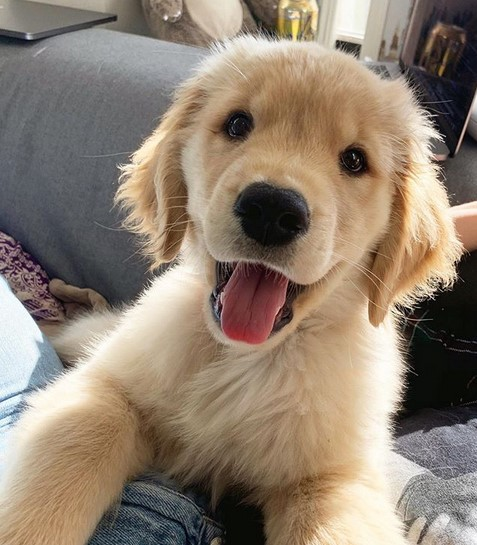
//> input picture Correlazione/cane.jpg, 477 x 545 px
$ ./corrconv cane.jpg   (built with g++ and OpenCV 4)
//> lines starting //> are read from the running program, lines starting //| are printed output that depends on the picture
#include <opencv2/opencv.hpp>
#include <cstdlib>
#include <iostream>

using namespace std;
using namespace cv;

Mat correlazione(Mat img, Mat mask);
Mat convoluzione(Mat img, Mat mask);
Mat laplaciano(Mat img, int angolo);
Mat sobel(Mat img);


Mat correlazione(Mat img, Mat mask) {

Mat result = Mat::ones(img.rows-mask.rows+1, img.cols-mask.cols+1, CV_8UC1);

for (int i = 0; i < img.rows; i++) {
    for (int j = 0; j < img.cols; j++) {
        float sum = 0;
        for (int k = -1; k <= 1; k++) {
            for (int l = -1; l <= 1; l++) {
                sum += img.at<uchar>(i + k, j + l) * mask.at<float>(1-k,1-l);
            }
        }
        result.at<uchar>(i, j) = sum;
    }
}


return result;


}


Mat convoluzione(Mat img, Mat mask) {

Mat result(img.rows-mask.rows+1, img.cols-mask.cols+1, CV_8UC1);

rotate(mask,mask,ROTATE_180);

for (int i = 0; i < img.rows; i++) {
    for (int j = 0; j < img.cols; j++) {
    float sum = 0.0;
        for (int k = -1; k <= 1; k++) {
            for (int l = -1; l <= 1; l++) {
                sum += img.at<uchar>(i + k, j + l) * mask.at<float>(1-k,1-l);
            }
        }
        result.at<uchar>(i, j) = sum;
    }
}


return result;


}


Mat laplaciano(Mat img, int angolo) {

float data[3][3];

if (angolo == 45) {
    data[0][0] = 1;
    data[0][1] = 1;
    data[0][2] = 1;
    data[1][0] = 1;
    data[1][1] = -8;
    data[1][2] = 1;
    data[2][0] = 1;
    data[2][1] = 1;
    data[2][2] = 1;
}


else if(angolo == 90) {

    data[0][0] = 0;
    data[0][1] = 1;
    data[0][2] = 0;
    data[1][0] = 1;
    data[1][1] = -4;
    data[1][2] = 1;
    data[2][0] = 0;
    data[2][1] = 1;
    data[2][2] = 0;

}

else {

printf("Angolo inserito non valido\n");
exit(-1);

}

Mat mask(3, 3, CV_32FC1, data);
Mat result(img.rows, img.cols, CV_8UC1);
result = convoluzione(img,mask);

normalize(result, result, 0, 255, NORM_MINMAX, CV_8U);


return result;


}

Mat sobel(Mat img) {

    float gx[] = {-1,-2,-1,0,0,0,1,2,1};
    float gy[] = {-1,0,1,-2,0,2,-1,0,1};

    Mat maskx(3, 3, CV_32FC1, gx);
    Mat masky(3, 3, CV_32FC1, gy);

    Mat grad_x, grad_y;
    Mat result(img.rows, img.cols, CV_8UC1);

    grad_x = convoluzione(img, maskx);
    grad_y = convoluzione(img, masky);
    result = grad_x + grad_y;
    normalize(result, result, 0, 255, NORM_MINMAX, CV_8U);


    return result;
}


int main(int argc, char ** argv) {


if(argc < 2) {

cout<<"Errore nel caricare l'immagine"<<endl;
exit(-1);

}

Mat img = imread(argv[1], IMREAD_GRAYSCALE);
//> img: 545 rows x 477 cols, CV_8UC1; min 0, max 255, mean 131.3
Mat mask = Mat::ones(3, 3, CV_32FC1) * (1.0 / 9.0);
Mat imgpadded;
copyMakeBorder(img,imgpadded,1,1,1,1,img.type(),Scalar(0));
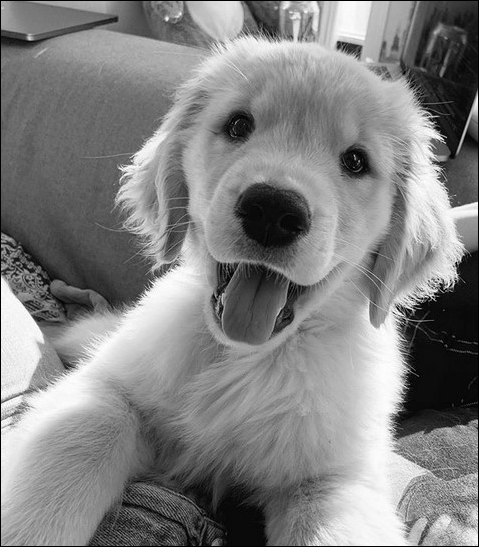
//> imgpadded: 547 rows x 479 cols, CV_8UC1; min 0, max 255, mean 130.3


Mat result = correlazione(imgpadded,mask);
Mat result2 = convoluzione(imgpadded,mask);
Mat result3;
filter2D(imgpadded,result3,CV_8UC1,mask,Point(-1,1),0,BORDER_DEFAULT);
Mat result4 = laplaciano(imgpadded,45);
//> after the loop in convoluzione (call 2), `for (int i = 0; i < img.rows; i++)`:
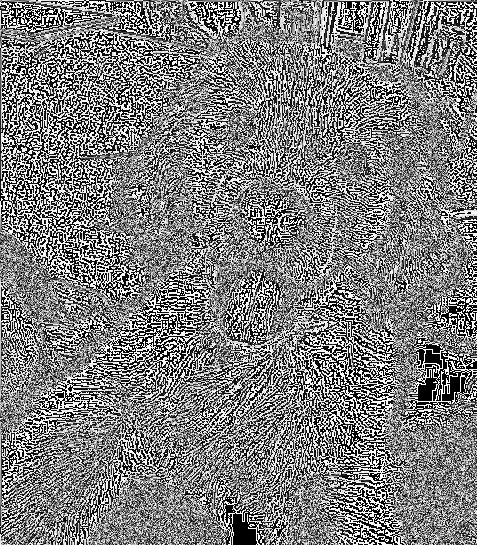
//> result: 545 rows x 477 cols, CV_8UC1; min 0, max 255, mean 126.3
Mat result5;
Laplacian(imgpadded,result5,CV_8UC1,3);
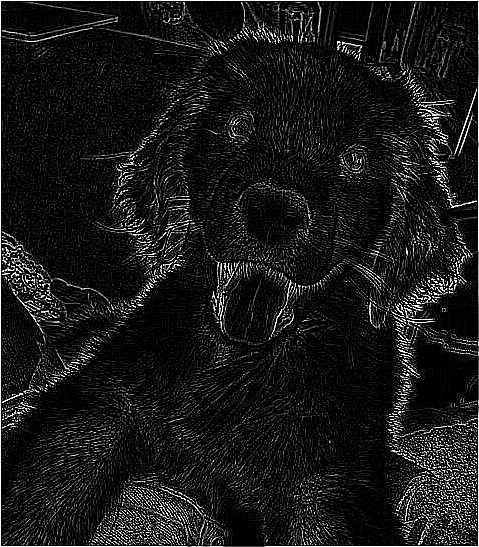
//> result5: 547 rows x 479 cols, CV_8UC1; min 0, max 255, mean 24.7
Mat result6;
Sobel(imgpadded,result6,CV_32FC1,1,1,3);
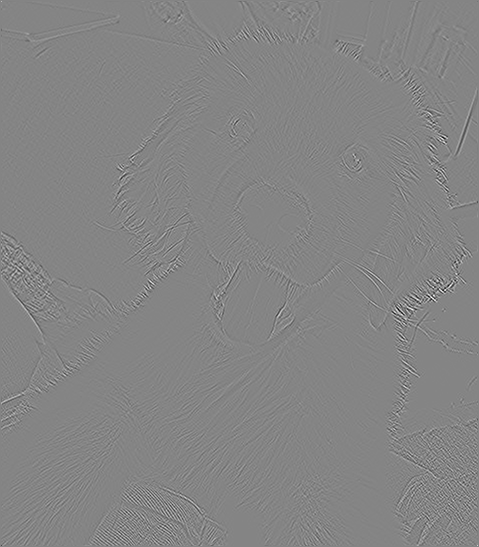
//> result6: 547 rows x 479 cols, CV_32FC1; min -390, max 359, mean 0; drawn with min black and max white
Mat result7 = sobel(imgpadded);
//> after the loop in convoluzione (call 3), `for (int i = 0; i < img.rows; i++)`:
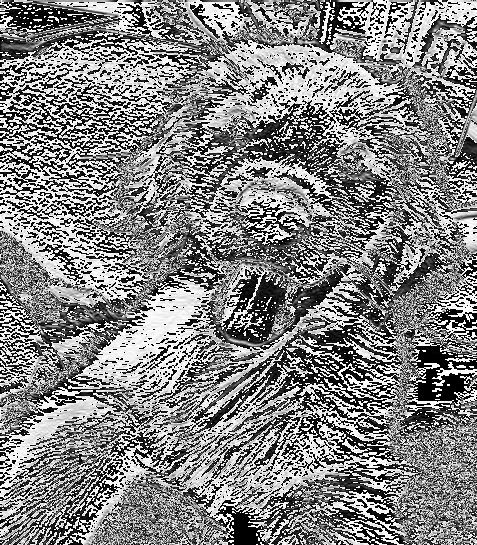
//> result: 545 rows x 477 cols, CV_8UC1; min 0, max 255, mean 131.9
//> in sobel, `grad_x = convoluzione(img, maskx);`: maskx = [[1, 2, 1], [0, 0, 0], [-1, -2, -1]]
//> after the loop in convoluzione (call 4), `for (int i = 0; i < img.rows; i++)`:
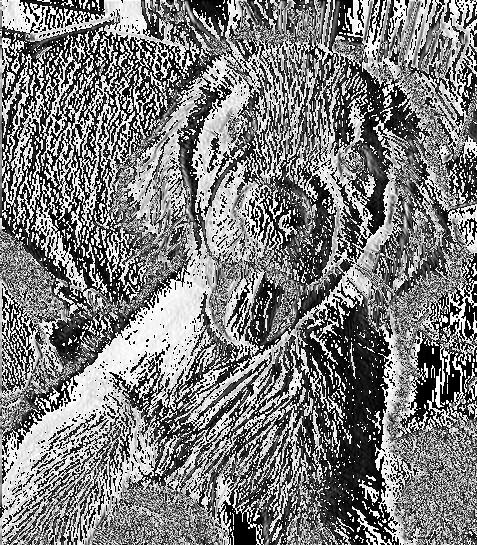
//> result: 545 rows x 477 cols, CV_8UC1; min 0, max 255, mean 124.9
//> in sobel, `grad_y = convoluzione(img, masky);`: masky = [[1, 0, -1], [2, 0, -2], [1, 0, -1]]
//> in sobel, `result = grad_x + grad_y;`:
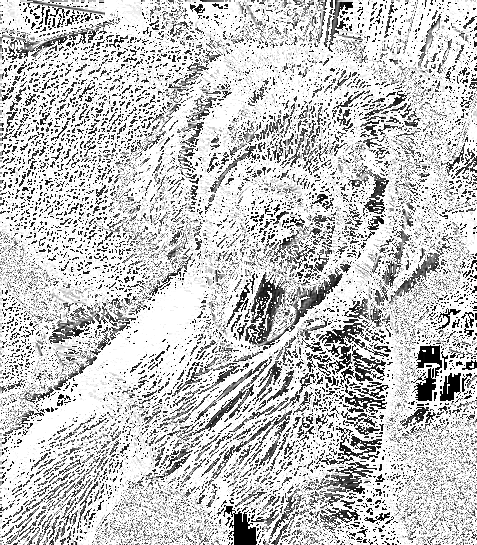
//> result: 545 rows x 477 cols, CV_8UC1; min 0, max 255, mean 197.2


imshow("Immagine dopo correlazione", result);
waitKey(0);
imshow("Immagine dopo convoluzione", result2);
waitKey(0);
imshow("Immagine dopo filter2D", result3);
waitKey(0);
imshow("Immagine dopo filtro Laplaciano", result4);
waitKey(0);
imshow("Immagine dopo funzione Laplaciano", result5);
waitKey(0);
imshow("Immagine dopo funzione Sobel", result6);
waitKey(0);
imshow("Immagine dopo filtro Sobel", result7);
waitKey(0);


return 0;

}
